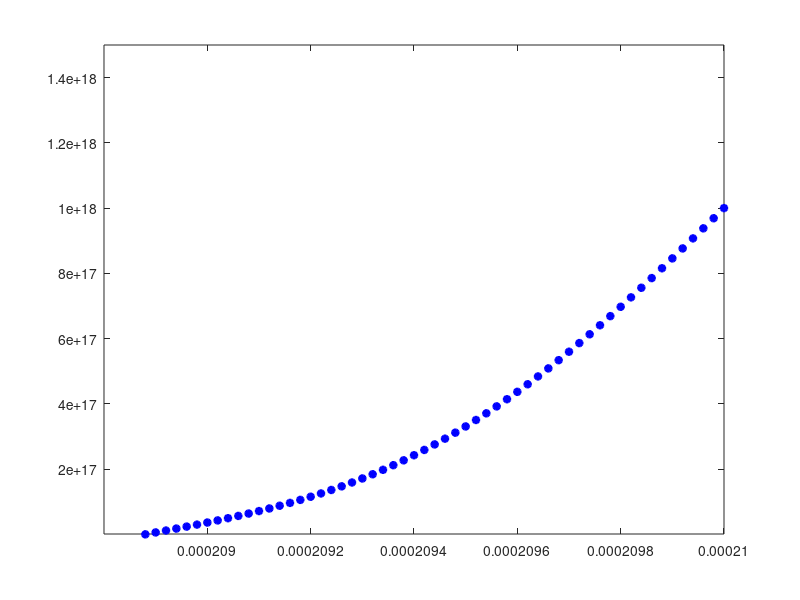

The MATLAB script that drew this image:
clc; 
clear all
D=1.2662e-14; % diffusivity @ 1000 C 
r=1;
s=1;
z=1;
sq=1;
n=1;% counter
u=(1e15-1e18)/(4.1e-13);

%%%%%%%%%%%%%%%%%%%%%%%%%   prestine  x cordinations        %%%%%%%%%%%%%%%%%%%%%%%
for n=1:1:6
    xxxx(n)=2.1e-4-(2e-8)*(n-1);
end

% origin concentration 

for b=2.1e-4:-2e-8:2.099e-4
    cccc(sq)=u*(b-2.12e-4).^2+1e15-u*(2.1e-6)^2;
    sq=sq+1;
end

%%%%%%%%%%%%%%%%%%%%%%%%%%%%% t=20 s s%%%%%%%%%%%%%%%%%%%%%%%%%%%%%%%%%%%%%%%%

%x cordinations     
for n=1:1:57
    xxxx(n)=2.1e-4-(2e-8)*(n-1);
end

%origin concentration (y axis)
for b=2.1e-4:-2e-8:2.099e-4
    cccc(sq)=u*(b-2.12e-4).^2+1e15-u*(2.1e-6)^2;
    sq=sq+1;
end

for k=7:1:57
    cccc(k)=0;
end
for z=1:1:(10/0.001)
    for s=2:1:56
        cccc(s)=cccc(s)+D*0.001*(cccc(s-1)+cccc(s+1)-2*cccc(s))/((2e-8)^2);%2e-8 cm,0.2nm
    end
end

plot(xxxx,cccc,'*b','LineWidth',2);
axis([2.088e-4 2.100e-4 1e15 1.5e18]);